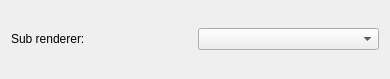
<?xml version="1.0" encoding="UTF-8"?>
<ui version="4.0">
 <class>QgsMaskRendererWidgetBase</class>
 <widget class="QWidget" name="QgsMaskRendererWidgetBase">
  <property name="geometry">
   <rect>
    <x>0</x>
    <y>0</y>
    <width>390</width>
    <height>79</height>
   </rect>
  </property>
  <property name="windowTitle">
   <string>Form</string>
  </property>
  <layout class="QVBoxLayout" name="mLayout">
   <item>
    <layout class="QHBoxLayout" name="horizontalLayout">
     <item>
      <widget class="QLabel" name="mRendererLabel">
       <property name="text">
        <string>Sub renderer:</string>
       </property>
      </widget>
     </item>
     <item>
      <widget class="QComboBox" name="mRendererComboBox"/>
     </item>
    </layout>
   </item>
  </layout>
 </widget>
 <resources/>
 <connections/>
</ui>
